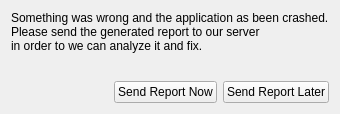
<?xml version="1.0" encoding="UTF-8"?>
<ui version="4.0">
 <class>FatalErrorDialog</class>
 <widget class="QWidget" name="FatalErrorDialog">
  <property name="geometry">
   <rect>
    <x>0</x>
    <y>0</y>
    <width>314</width>
    <height>114</height>
   </rect>
  </property>
  <property name="windowTitle">
   <string>Fatal Error</string>
  </property>
  <property name="windowIcon">
   <iconset resource="../rcc/watchdogservice.qrc">
    <normaloff>:/images/images/fatal-error-icon.png</normaloff>:/images/images/fatal-error-icon.png</iconset>
  </property>
  <layout class="QVBoxLayout" name="verticalLayout">
   <item>
    <widget class="QLabel" name="label">
     <property name="text">
      <string>Something was wrong and the application as been crashed. 
Please send the generated report to our server
in order to we can analyze it and fix.</string>
     </property>
    </widget>
   </item>
   <item>
    <spacer name="verticalSpacer">
     <property name="orientation">
      <enum>Qt::Vertical</enum>
     </property>
     <property name="sizeHint" stdset="0">
      <size>
       <width>20</width>
       <height>21</height>
      </size>
     </property>
    </spacer>
   </item>
   <item>
    <layout class="QHBoxLayout" name="horizontalLayout">
     <item>
      <spacer name="horizontalSpacer">
       <property name="orientation">
        <enum>Qt::Horizontal</enum>
       </property>
       <property name="sizeHint" stdset="0">
        <size>
         <width>40</width>
         <height>20</height>
        </size>
       </property>
      </spacer>
     </item>
     <item>
      <widget class="QPushButton" name="sendReportNowPushButton">
       <property name="maximumSize">
        <size>
         <width>16777215</width>
         <height>23</height>
        </size>
       </property>
       <property name="text">
        <string>Send Report Now</string>
       </property>
      </widget>
     </item>
     <item>
      <widget class="QPushButton" name="sendReportLaterPushButton">
       <property name="sizePolicy">
        <sizepolicy hsizetype="Minimum" vsizetype="Minimum">
         <horstretch>0</horstretch>
         <verstretch>0</verstretch>
        </sizepolicy>
       </property>
       <property name="maximumSize">
        <size>
         <width>16777215</width>
         <height>23</height>
        </size>
       </property>
       <property name="text">
        <string>Send Report Later</string>
       </property>
      </widget>
     </item>
    </layout>
   </item>
  </layout>
 </widget>
 <resources>
  <include location="../rcc/watchdogservice.qrc"/>
 </resources>
 <connections/>
</ui>
